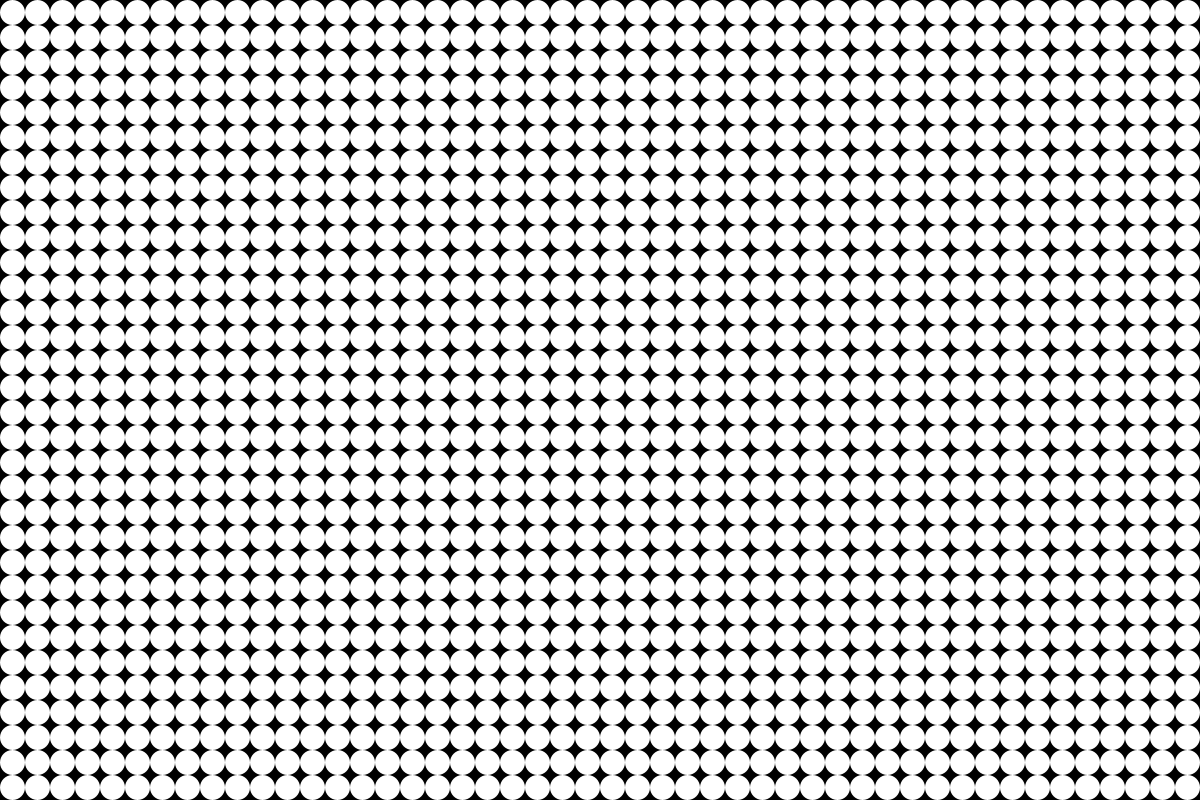
Frame 1 (no input)
Frame 60 (the mouse pressed at the canvas centre just before this capture): identical to frame 1, image omitted
Frame 120 (the mouse held since frame 60 and released just before this capture): identical to frame 1, image omitted

The Processing sketch that drew this single still picture (run headless with seeded random() and noise(); from frame 60 on, the mouse is pressed at the canvas centre):

// Processing sketch: grid
// ── grid.pde
int resolution = 25;
int Nx, Ny;
dot[][] grid;

void setup() {
  size(1200, 800);

  Nx = width / resolution;
  Ny = height / resolution;
  grid = new dot[Nx][Ny];

  for (int i = 0; i < grid.length; i++) {
    for (int j = 0; j < grid[0].length; j++) {
      grid[i][j] = new dot((i + 0.5) * width / Nx, (j + 0.5) * height / Ny, color(255));
    }
  }
}

void draw() {
  background(0);

  for (int i = 0; i < grid.length; i++) {
    for (int j = 0; j < grid[0].length; j++) {
      grid[i][j].runPhysics();
      grid[i][j].display();
    }
  }
}

void mouseWheel(MouseEvent event) {
}

void mousePressed() {
}

// ── dot.pde
class dot {
  float initX, initY;
  float x, y;
  float ax, ay;
  float vx, vy;
  float r = resolution;
  color col;

  dot(float x, float y, color col) {
    this.x = initX = x;
    this.y = initY = y;
    this.col = col;
  }

  void runPhysics() {
    ax = 0;
    ay = 0;

    vx += ax;
    vy += ay;

    x += vx;
    y += vy;
  }

  void display() {
    fill(col);
    noStroke();
    ellipse(x, y, r, r);
  }
}
